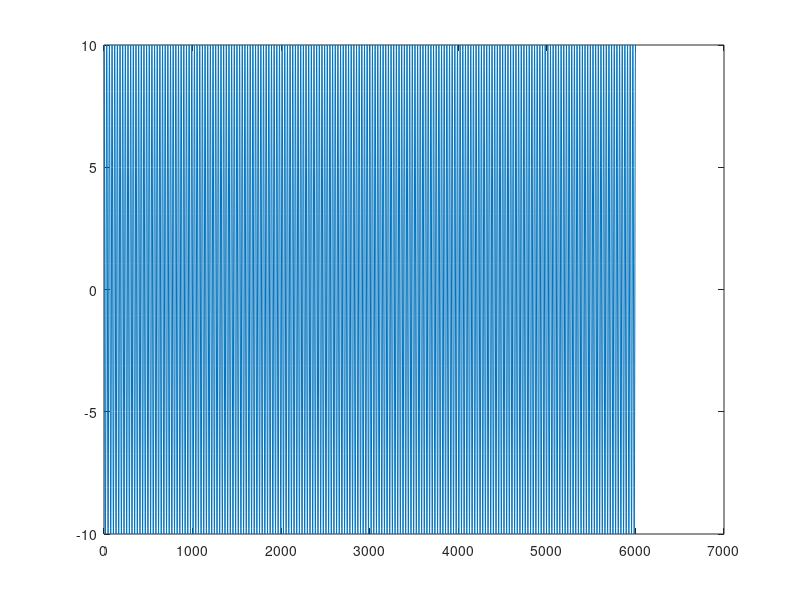
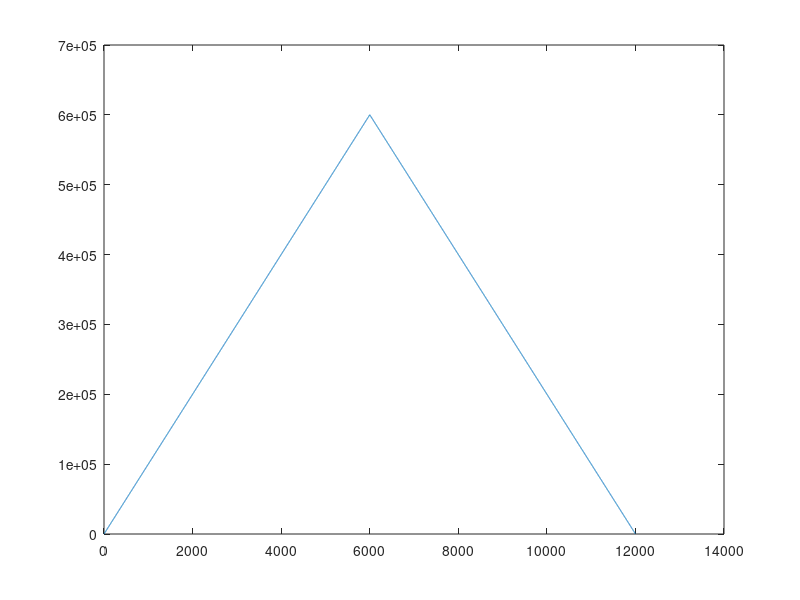

The MATLAB script that drew these images, in order:
% correlation with various signals

c=3e8; %speed of light, m/s
signal_amplitude = 10; %arbitrary. 
noise_amplitude = 45;
snr_db = 10*log10(signal_amplitude/noise_amplitude); %?

carrier_freq = 10e3; %10kHz
points_per_carrier_cycle = 30;
cycles_per_sim=200; %How many cycles should fit in whole sim?
time_vector = 0:1/(points_per_carrier_cycle*carrier_freq):...
    cycles_per_sim/carrier_freq;
    if max(size(time_vector)) > 10e6 %avoid accidentally filling memeory.
        error(['Time vector is a bit large ',num2str(max(size(time_vector))),' data points'])
    end
%Generate pulse
carrier_waveform_complex = signal_amplitude * exp(i*2*pi*carrier_freq*time_vector);



figure(1);
plot( real(carrier_waveform_complex))


figure(2);
correlationOutput = xcorr(carrier_waveform_complex)
plot(abs(correlationOutput))